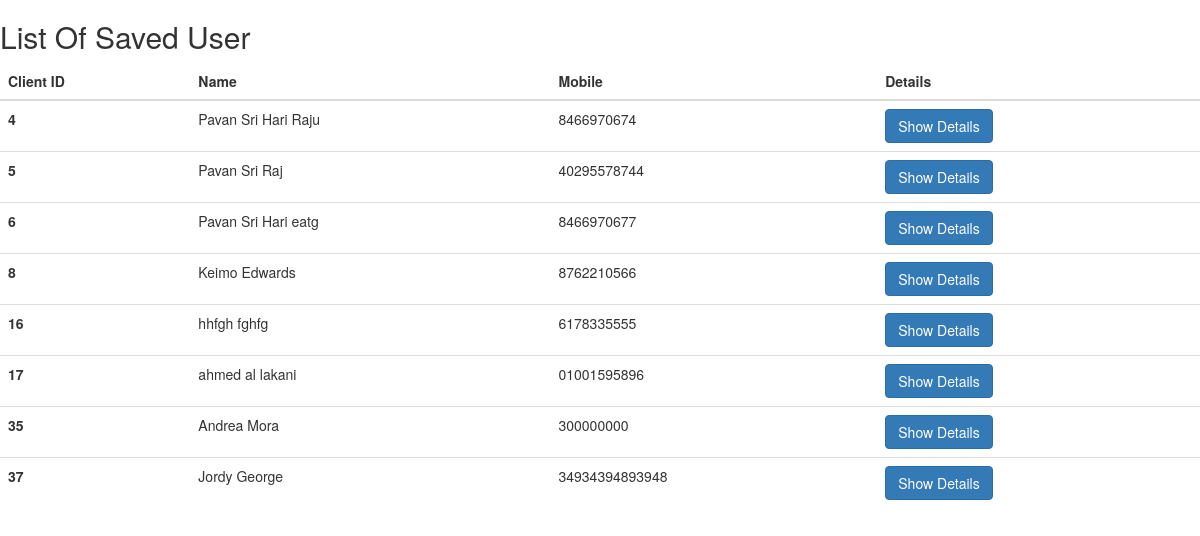
Screenshot of /list_users/ with the database file from the repository.
### assessment/customers/models.py (models this page shows)
class Customer(models.Model):
    client_id = models.IntegerField(unique=True)
    full_name = models.CharField(max_length=50)
    status = models.TextField()
    mobile_number = models.CharField(max_length=20)
    office_name = models.CharField(max_length=50)

### assessment/customers/views.py (the view)
# urls.py: path("list_users/", list_users),
def list_users(request):
    return render(
        request,
        "customers/list_user.html",
        {"customers": Customer.objects.all().order_by("client_id")},
    )

### assessment/customers/templates/customers/list_user.html (shortened to what this page needs)
<!DOCTYPE html>
<html lang="en">
<head>
    <link rel="stylesheet" href="https://maxcdn.bootstrapcdn.com/bootstrap/3.4.1/css/bootstrap.min.css">
</head>
<body>
    <h2> List Of Saved User </h2>
    <table class="table">
        <thead>
          <tr>
            <th scope="col">Client ID</th>
            <th scope="col">Name</th>
            <th scope="col">Mobile</th>
            <th scope="col">Details</th>
          </tr>
        </thead>
        <tbody>
        {% for customer in customers %}
          <tr>
            <th scope="row">{{customer.client_id}}</th>
            <td>{{customer.full_name}}</td>
            <td>{{customer.mobile_number}}</td>
            <td>
                <button type="button" class="btn btn-primary" data-toggle="modal" data-target="#{{customer.client_id}}">
                Show Details
              </button>
            </td>
          </tr>
        {% endfor %}
        </tbody>
      </table>
</body>
</html>

### rows the page displays
Customer: client_id "4", full_name "Pavan Sri Hari Raju", mobile_number "8466970674"
Customer: client_id "5", full_name "Pavan Sri Raj", mobile_number "40295578744"
Customer: client_id "6", full_name "Pavan Sri Hari eatg", mobile_number "8466970677"
Customer: client_id "8", full_name "Keimo Edwards", mobile_number "8762210566"
Customer: client_id "16", full_name "hhfgh fghfg", mobile_number "6178335555"
Customer: client_id "17", full_name "ahmed al lakani", mobile_number "01001595896"
Customer: client_id "35", full_name "Andrea Mora", mobile_number "300000000"
Customer: client_id "37", full_name "Jordy George", mobile_number "34934394893948"
